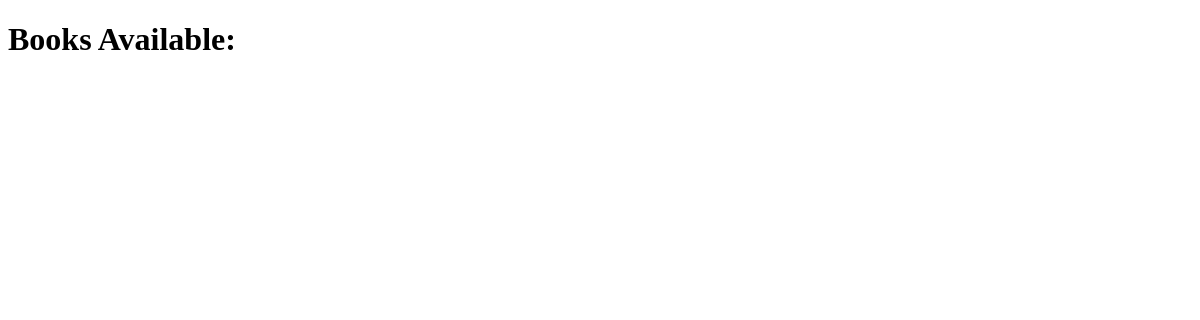
/books/, run on an earlier commit of the app's database.
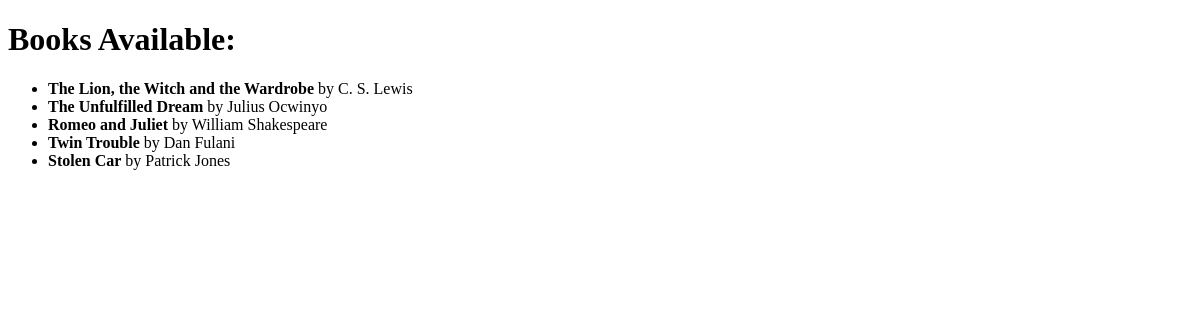
And on a later commit of the database.
### relationship_app/models.py (models this page shows, shortened)
class Book(models.Model):
  title = models.CharField(max_length = 50)
  author = models.ForeignKey(Author, on_delete = models.CASCADE, related_name = "books")

class Author(models.Model):
  name = models.CharField(max_length = 50)

### relationship_app/views.py (the view)
# urls.py: path("books/", list_books, name ='list_books'),
def list_books(request):
  books = Book.objects.all()
  context = {'books' : books}
  return render(request, 'relationship_app/list_books.html', context)

### relationship_app/templates/relationship_app/list_books.html (shortened to what this page needs)
<!DOCTYPE html>
<html lang="en">
<head>
</head>
<body>
    <h1>Books Available:</h1>
    <ul>
        {% for book in books %}
        <li><b>{{ book.title }}</b> by {{ book.author.name }}</li>
        {% endfor %}
    </ul>
</body>
</html>

What changed in the data, as far as the page shows it:
added Book: title "The Lion, the Witch and the Wardrobe", author.name "C. S. Lewis"
added Book: title "The Unfulfilled Dream", author.name "Julius Ocwinyo"
added Book: title "Romeo and Juliet", author.name "William Shakespeare"
added Book: title "Twin Trouble", author.name "Dan Fulani"
added Book: title "Stolen Car", author.name "Patrick Jones"
